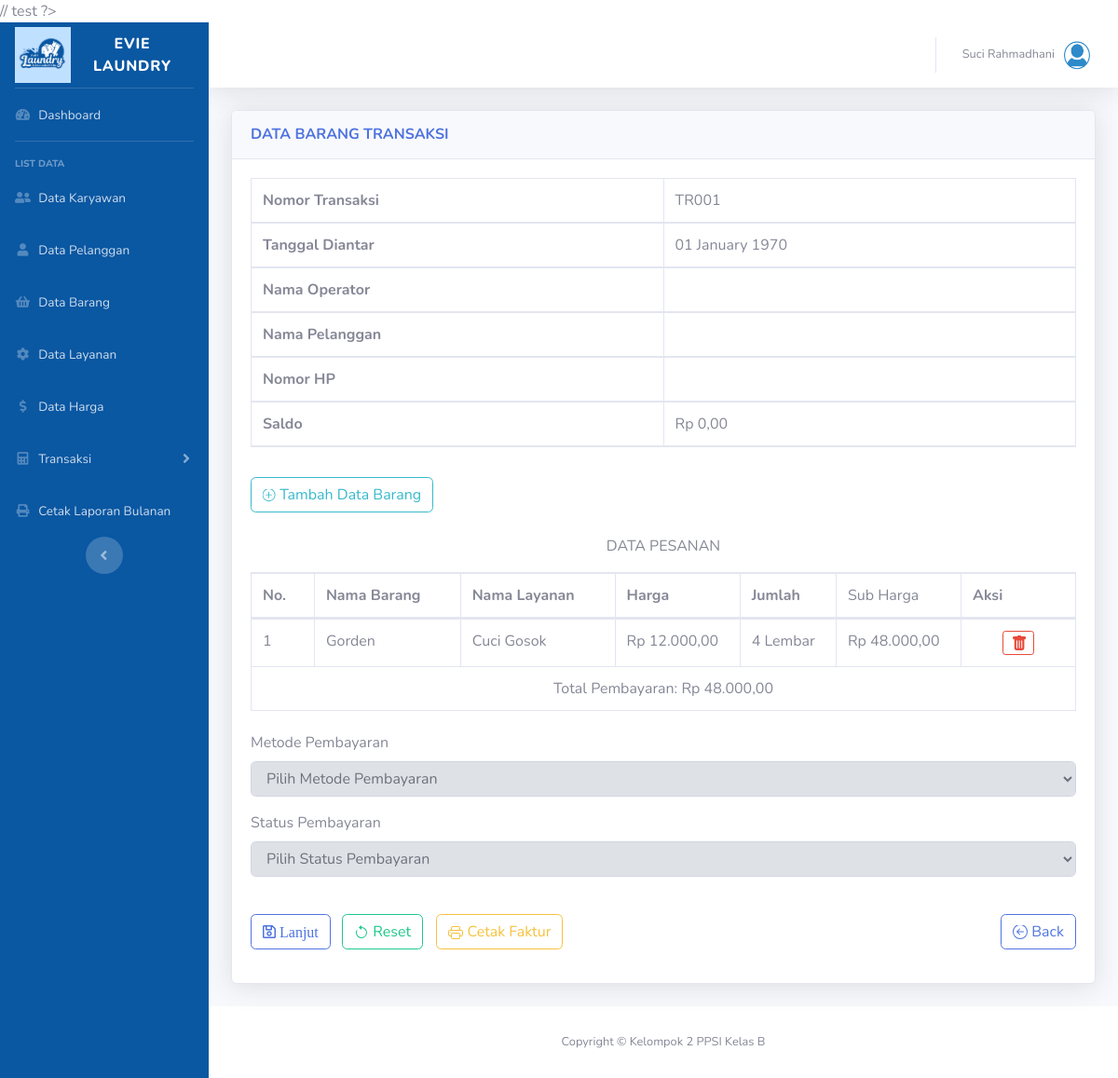
/transaksi_tambah_barang.php?id_transaksi=TR001 (signed in), run on the app's committed database.
### tables this page shows
CREATE TABLE `detail_transaksi` (
  `id_barang_layanan` varchar(5) NOT NULL,
  `id_transaksi` varchar(5) NOT NULL,
  `ukuran` int(11) NOT NULL
);

CREATE TABLE `barang` (
  `id_barang` varchar(5) NOT NULL,
  `nama_barang` varchar(30) NOT NULL
);

CREATE TABLE `layanan` (
  `id_layanan` varchar(5) NOT NULL,
  `layanan` varchar(30) NOT NULL
);

CREATE TABLE `barang_layanan` (
  `id_barang_layanan` varchar(5) NOT NULL,
  `id_barang` varchar(5) NOT NULL,
  `id_layanan` varchar(5) NOT NULL,
  `satuan` varchar(20) NOT NULL,
  `harga` int(11) NOT NULL
);

### transaksi_tambah_barang.php (the view, shortened to what this page needs)
<?php
    $id_transaksi = $_REQUEST['id_transaksi'];
    $no = 1;
?>
?>
<!DOCTYPE html>
<html lang="en">
<head>
    <link href="vendor/fontawesome-free/css/all.min.css" rel="stylesheet" type="text/css">
    <link href="css/sb-admin-2.min.css" rel="stylesheet">
    <link href="vendor/datatables/dataTables.bootstrap4.min.css" rel="stylesheet">
</head>
<body id="page-top">
    <div id="wrapper">
        <div id="content-wrapper" class="d-flex flex-column">
            <div id="content">
            <?php include"header.php";?>
                <div class="container-fluid">
                    <div class="card shadow mb-4">
                        <div class="card-header py-3">
                            <h6 class="m-0 font-weight-bold text-primary">DATA BARANG TRANSAKSI</h6>
                        </div>
                        <div class="card-body">
                            <form class="row g-2 needs-validation" novalidate method="post">
                                <div class="col-md-12 form-group">
                                    <table class="table table-bordered" width="100%" cellspacing="0">
                                        <thead>
                                            <tr>
                                                <th class="col-md-6">Nomor Transaksi</th>
                                                <td><?php echo $id_transaksi?></td>
                                            </tr>
                                            <tr>
                                                <th class="col-md-6">Tanggal Diantar</th>
                                                <td><?php echo date('d F Y', strtotime($tanggal_diantar));?></td>
                                            </tr>
                                            <tr>
                                                <th class="col-md-6">Nama Operator</th>
                                                <td><?php echo $nama_karyawan?></td>
                                            </tr>
                                            <tr>
                                                <th class="col-md-6">Nama Pelanggan</th>
                                                <td><?php echo $nama_pelanggan?></td>
                                            </tr>
                                            <tr>
                                                <th class="col-md-6">Nomor HP</th>
                                                <td><?php echo $no_hp?></td>
                                            </tr>
                                            <tr>
                                                <th class="col-md-6">Saldo</th>
                                                <td><?php echo "Rp ". number_format ($saldo, 2, ',', '.');?></td>
                                            </tr>
                                        </thead>
                                    </table>
                                </div>
                                <div class="col-md-12 form-group">
                                    <a href="transaksi_form_tambah_barang.php?id_transaksi=<?php echo $id_transaksi?>" class="btn btn-outline-info btn-mt">
                                             Tambah Data Barang
                                    </a><br><br>
                                    <p class="text-center">DATA PESANAN</p>
                                    <table class="table table-bordered" id="dataTable" width="100%" cellspacing="0">
                                        <thead>
                                            <tr>
                                                <th style="width:20px">No.</th>
                                                <th>Nama Barang</th>
                                                <th>Nama Layanan</th>
                                                <th>Harga</th>
                                                <th>Jumlah</th>
                                                <td>Sub Harga</td>
                                                <th style="width:80px;">Aksi</th>
                                            </tr>
                                        </thead>
                                        <tbody>
                                            <?php
                                                $hasil2 = $conn->query("SELECT * FROM detail_transaksi join barang_layanan on detail_transaksi.id_barang_layanan=barang_layanan.id_barang_layanan
                                                                        join layanan on barang_layanan.id_layanan=layanan.id_layanan
                                                                        join barang on barang_layanan.id_barang=barang.id_barang where detail_transaksi.id_transaksi='$id_transaksi' order by nama_barang");
                                                $tot[]=0;
                                                while($row = $hasil2->fetch_assoc()){
                                            ?>
                                            <tr>
                                                <td><?php echo $no++; ?></td>
                                                <td><?php echo $row['nama_barang']; ?></td>
                                                <td><?php echo $row['layanan']; ?></td>
                                                <td><?php echo "Rp " . number_format($row['harga'],2,',','.');?></td>
                                                <td><?php echo $row['ukuran']," ", $row['satuan']; ?></td>
                                                <td><?php echo "Rp " . number_format($tot[]= $row['harga'] * $row['ukuran'],2,',','.'); ?></td>
                                                <td class="text-center">
                                                    <form method="POST" action="">
                                                        <button class="btn btn-outline-danger btn-sm" type="submit" name="delete" onclick="return confirm('Anda yakin akan menghapus data layanan ini?')">
                                                        </button>
                                                    </form>
                                                </td>
                                            </tr>
                                            <?php } ?>
                                            <tr>
                                            <td colspan="7" class="text-center">Total Pembayaran: Rp <?php echo number_format(array_sum($tot), 2, ',', '.'); ?></td>
                                            </tr>
                                        </tbody>
                                    </table>
                                </div>
                                <div class="col-md-12 form-group">
                                    <label for="validationCustom5" class="form-label">Metode Pembayaran</label>
                                    <select class="form-control" style="background-color: #dee2e6" id="validationCustom5" name="id_metode_pembayaran" required>
                                        <option selected disabled value="">Pilih Metode Pembayaran</option>
                                    </select>
                                </div>
                                <div class="col-md-12 form-group">
                                    <label for="validationCustom4" class="form-label">Status Pembayaran</label>
                                    <select class="form-control" style="background-color: #dee2e6" id="validationCustom04" name="id_status_pembayaran" required>
                                        <option selected disabled value="">Pilih Status Pembayaran</option>
                                    </select>
                                </div>
                                <div class="col-md-12"><br>
                                    <button class="btn btn-outline-primary btn-mt far fa-save" type="submit" name="simpan" onclick="return confirm('Apakah Data Yang Dimasukkan Sudah Benar ?')">
                                        Lanjut
                                    </button>&nbsp;&nbsp;
                                    <button class="btn btn-outline-success btn-mt" type="reset">
                                         Reset
                                    </button>
                                    <a style="margin-left:10px" href="cetak_transaksi.php?id_transaksi=<?php echo $id_transaksi?>" class="btn btn-outline-warning btn-mt" name="back">
                                        Cetak Faktur
                                    </a>
                                    <a style="float:right" href="transaksi_tambah_barang.php?id_transaksi=<?php echo $id_transaksi?>" class="btn btn-outline-primary btn-mt" name="back">
                                        Back
                                    </a>
                                </div>
                            </form>
                        </div>
                    </div>
                </div>
            </div>
        </div>
    </div>
</body>
</html>

### data on the page
detail_transaksi: barang.nama_barang "Gorden", layanan.layanan "Cuci Gosok", id_barang_layanan.harga "12.000,00", ukuran "4", id_barang_layanan.satuan "Lembar", ukuran "48.000,00"

### other printed values
$_SESSION["nama"] "Suci Rahmadhani"
$id_transaksi "TR001"
date('d F Y', strtotime($tanggal_diantar)) "01 January 1970"
$saldo "0,00"
array_sum($tot) "48.000,00"
